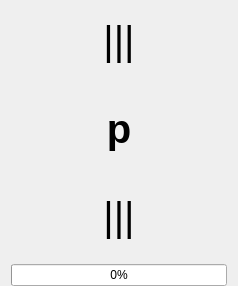
<?xml version="1.0" encoding="UTF-8"?>
<ui version="4.0">
 <class>d2test</class>
 <widget class="QWidget" name="d2test">
  <property name="geometry">
   <rect>
    <x>0</x>
    <y>0</y>
    <width>238</width>
    <height>286</height>
   </rect>
  </property>
  <property name="windowTitle">
   <string notr="true">Ersatzhandlung</string>
  </property>
  <property name="windowIcon">
   <iconset resource="alarm.qrc">
    <normaloff>:/main/icons/ida_logo.png</normaloff>:/main/icons/ida_logo.png</iconset>
  </property>
  <layout class="QVBoxLayout" name="verticalLayout">
   <property name="topMargin">
    <number>0</number>
   </property>
   <property name="bottomMargin">
    <number>0</number>
   </property>
   <item>
    <widget class="QLabel" name="top_bar">
     <property name="font">
      <font>
       <pointsize>30</pointsize>
      </font>
     </property>
     <property name="text">
      <string>|||</string>
     </property>
     <property name="alignment">
      <set>Qt::AlignCenter</set>
     </property>
    </widget>
   </item>
   <item>
    <widget class="QLabel" name="letter">
     <property name="font">
      <font>
       <family>Helvetica</family>
       <pointsize>30</pointsize>
       <weight>75</weight>
       <bold>true</bold>
      </font>
     </property>
     <property name="text">
      <string notr="true">p</string>
     </property>
     <property name="scaledContents">
      <bool>false</bool>
     </property>
     <property name="alignment">
      <set>Qt::AlignCenter</set>
     </property>
     <property name="textInteractionFlags">
      <set>Qt::NoTextInteraction</set>
     </property>
    </widget>
   </item>
   <item>
    <widget class="QLabel" name="bottom_bar">
     <property name="font">
      <font>
       <pointsize>30</pointsize>
      </font>
     </property>
     <property name="text">
      <string>|||</string>
     </property>
     <property name="alignment">
      <set>Qt::AlignCenter</set>
     </property>
    </widget>
   </item>
   <item>
    <widget class="QProgressBar" name="progress">
     <property name="value">
      <number>0</number>
     </property>
     <property name="alignment">
      <set>Qt::AlignCenter</set>
     </property>
    </widget>
   </item>
  </layout>
 </widget>
 <resources>
  <include location="alarm.qrc"/>
 </resources>
 <connections/>
</ui>
